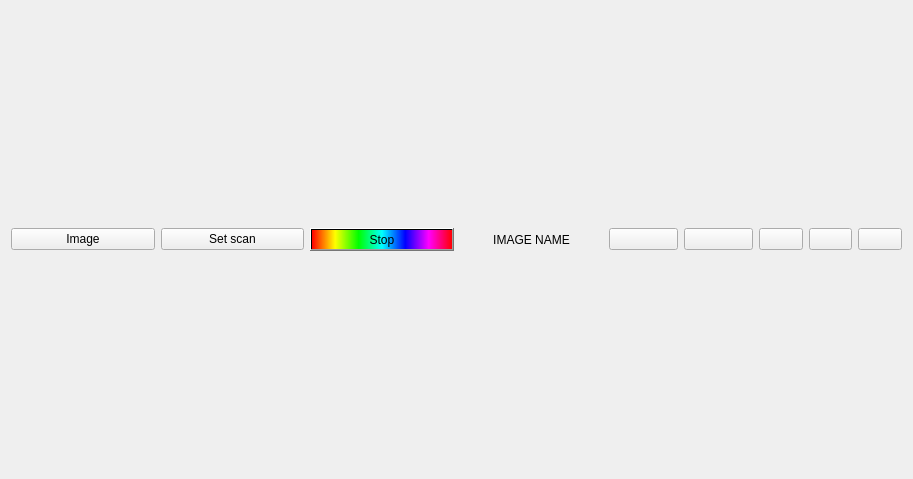
<?xml version="1.0" encoding="UTF-8"?>
<ui version="4.0">
 <class>Form</class>
 <widget class="QWidget" name="Form">
  <property name="geometry">
   <rect>
    <x>0</x>
    <y>0</y>
    <width>913</width>
    <height>479</height>
   </rect>
  </property>
  <property name="windowTitle">
   <string>Form</string>
  </property>
  <layout class="QVBoxLayout" name="verticalLayout" stretch="1,5">
   <item>
    <layout class="QHBoxLayout" name="horizontalLayout_2">
     <item>
      <widget class="QPushButton" name="image_button">
       <property name="text">
        <string>Image</string>
       </property>
       <property name="shortcut">
        <string>Alt+I</string>
       </property>
      </widget>
     </item>
     <item>
      <widget class="QPushButton" name="set_scan_button">
       <property name="text">
        <string>Set scan</string>
       </property>
      </widget>
     </item>
     <item>
      <widget class="QPushButton" name="stop_button">
       <property name="styleSheet">
        <string notr="true">background-color: qlineargradient(spread:pad, x1:0, y1:0, x2:1, y2:0, stop:0 rgba(255, 0, 0, 255), stop:0.166 rgba(255, 255, 0, 255), stop:0.333 rgba(0, 255, 0, 255), stop:0.5 rgba(0, 255, 255, 255), stop:0.666 rgba(0, 0, 255, 255), stop:0.833 rgba(255, 0, 255, 255), stop:1 rgba(255, 0, 0, 255));</string>
       </property>
       <property name="text">
        <string>Stop</string>
       </property>
      </widget>
     </item>
     <item>
      <widget class="QLabel" name="filename_label">
       <property name="text">
        <string>IMAGE NAME</string>
       </property>
       <property name="alignment">
        <set>Qt::AlignCenter</set>
       </property>
      </widget>
     </item>
     <item>
      <layout class="QHBoxLayout" name="save_layout">
       <item>
        <widget class="QPushButton" name="save_button">
         <property name="text">
          <string/>
         </property>
         <property name="icon">
          <iconset resource="../../../../artwork/qudi_icons.qrc">
           <normaloff>:/icons/icons/save.png</normaloff>:/icons/icons/save.png</iconset>
         </property>
        </widget>
       </item>
       <item>
        <widget class="QPushButton" name="delete_button">
         <property name="text">
          <string/>
         </property>
         <property name="icon">
          <iconset resource="../../../../artwork/qudi_icons.qrc">
           <normaloff>:/icons/icons/delete.png</normaloff>:/icons/icons/delete.png</iconset>
         </property>
        </widget>
       </item>
      </layout>
     </item>
     <item>
      <layout class="QHBoxLayout" name="load_layout">
       <item>
        <widget class="QPushButton" name="load_button">
         <property name="text">
          <string/>
         </property>
         <property name="icon">
          <iconset resource="../../../../artwork/qudi_icons.qrc">
           <normaloff>:/icons/icons/load.png</normaloff>:/icons/icons/load.png</iconset>
         </property>
        </widget>
       </item>
       <item>
        <widget class="QPushButton" name="previous_button">
         <property name="text">
          <string/>
         </property>
         <property name="icon">
          <iconset resource="../../../../artwork/qudi_icons.qrc">
           <normaloff>:/icons/icons/previous.png</normaloff>:/icons/icons/previous.png</iconset>
         </property>
        </widget>
       </item>
       <item>
        <widget class="QPushButton" name="next_button">
         <property name="text">
          <string/>
         </property>
         <property name="icon">
          <iconset resource="../../../../artwork/qudi_icons.qrc">
           <normaloff>:/icons/icons/next.png</normaloff>:/icons/icons/next.png</iconset>
         </property>
        </widget>
       </item>
      </layout>
     </item>
    </layout>
   </item>
   <item>
    <layout class="QHBoxLayout" name="img_layout" stretch="1,1">
     <item>
      <layout class="QVBoxLayout" name="img_fw_layout"/>
     </item>
     <item>
      <layout class="QVBoxLayout" name="img_bw_layout"/>
     </item>
    </layout>
   </item>
  </layout>
 </widget>
 <resources>
  <include location="../../../../artwork/qudi_icons.qrc"/>
 </resources>
 <connections/>
</ui>
